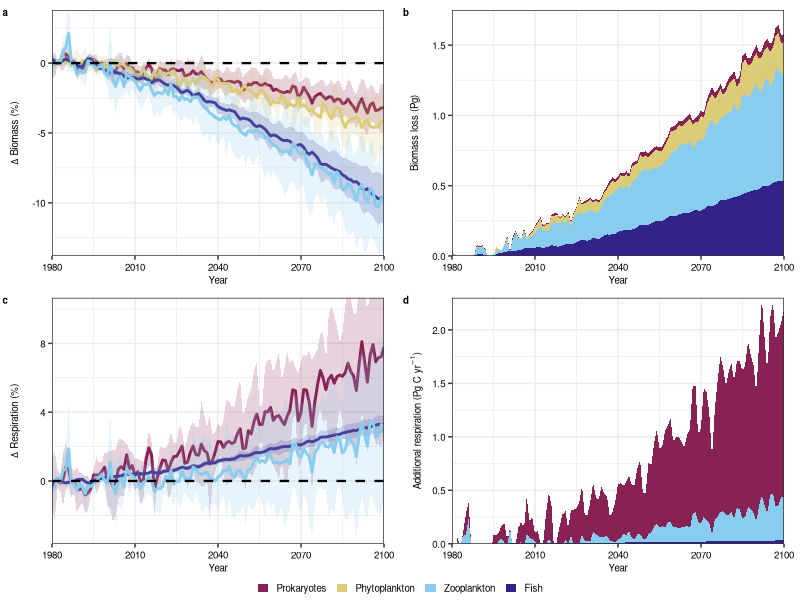

Source code (R): (Note: this script raises an error after producing the figure.)
### Climate change projections (biomass and respiration)

library(dplyr)
library(ggplot2)
library(raster)
library(dplyr)
library(tidyr)
library(reshape2)
library(ggpubr)
library(ggthemes)
library(data.table)

year_data <- read.csv("./data/year_data_processed_epipelagic.csv")

### BIOMASS
tot_bac_biomass1 <- 1.7 # Pg wet biomass, from this study
tot_phy_biomass1 <- 5.4 # Pg wet biomass, from Hatton et al., 2021
tot_zoo_biomass1 <- 7.8 # Pg wet biomass, from Hatton et al., 2021
tot_fish_biomass1 <- 5.5 # Pg wet biomass, from Hatton et al., 2021

#### RESPIRATION
tot_zoo_resp <- 12.4 # from Nowicki and Devries, 2021
tot_fish_resp <- 0.94 # from Bianchi et al. 2020
tot_bac_resp <- 22.6 # 18.5 Pg respiration, from data
tot_bac_growth <- 1.6 # 1.6 Pg production, from data
tot_bac_demand <- tot_bac_resp + tot_bac_growth

### CALCULATE DELTA BIOMASS FOR BACTERIA, ZOOPLANKTON AND FISH, YEAR DATA
hist_data <- year_data %>% dplyr::filter(Year %in% 1980:1999) %>% dplyr::group_by(Model) %>% 
                dplyr::summarise(hist_bac_biomass = mean(bac_biomass_gC),
                                 hist_phy_biomass = mean(phyc_vint_gC),
                                 hist_fish_biomass = mean(fish_biomass_lotze),
                                 hist_zoo_biomass = mean(zooplankton_gC),
                                 hist_bac_resp = mean(bac_resp_gC_d),
                                 hist_zoo_resp = mean(zoo_resp),
                                 hist_fish_resp = mean(fish_resp)) %>% dplyr::ungroup()

year_data2 <- left_join(year_data, hist_data, by = c("Model" = "Model")) %>% 
                    dplyr::select(Year, Experiment, Model, bac_biomass_gC, fish_biomass_lotze,
                                  zooplankton_gC, phyc_vint_gC, hist_bac_biomass,  hist_fish_biomass, hist_zoo_biomass, hist_phy_biomass,
                                  hist_fish_resp, hist_zoo_resp, hist_bac_resp, bac_resp_gC_d, zoo_resp, fish_resp) %>%
                    dplyr::mutate(bac_biomass = (bac_biomass_gC - hist_bac_biomass)/hist_bac_biomass*100,
                                  phy_biomass = (phyc_vint_gC - hist_phy_biomass)/hist_phy_biomass*100,
                                  zoo_biomass = (zooplankton_gC - hist_zoo_biomass)/hist_zoo_biomass*100,
                                  fish_biomass = (fish_biomass_lotze - hist_fish_biomass)/hist_fish_biomass*100,
                                  abs_bac_biomass = -tot_bac_biomass1*(bac_biomass/100),
                                  abs_phy_biomass = -tot_phy_biomass1*(phy_biomass/100),
                                  abs_zoo_biomass = -tot_zoo_biomass1*(zoo_biomass/100),
                                  abs_fish_biomass = -tot_fish_biomass1*(fish_biomass/100),
                                  bac_resp = (bac_resp_gC_d - hist_bac_resp)/hist_bac_resp*100,
                                  zoo_resp = (zoo_resp - hist_zoo_resp)/hist_zoo_resp*100,
                                  fish_resp = (fish_resp - hist_fish_resp)/hist_fish_resp*100,
                                  abs_bac_resp = tot_bac_resp*(bac_resp/100),
                                  abs_fish_resp = tot_fish_resp*(fish_resp/100),
                                  abs_zoo_resp = tot_zoo_resp*(zoo_resp/100))

year_data_gg <- year_data2 %>% dplyr::group_by(Year, Experiment) %>% 
                          summarise(mean_bac_biomass = mean(bac_biomass),
                                    mean_fish_biomass = mean(fish_biomass),
                                    mean_zoo_biomass = mean(zoo_biomass),
                                    mean_phy_biomass = mean(phy_biomass),
                                    mean_abs_bac_biomass = mean(abs_bac_biomass),
                                    mean_abs_phy_biomass = mean(abs_phy_biomass),
                                    mean_abs_zoo_biomass = mean(abs_zoo_biomass),
                                    mean_abs_fish_biomass = mean(abs_fish_biomass),
                                    sd_zoo_biomass = sd(zoo_biomass),
                                    sd_phy_biomass = sd(phy_biomass),
                                    sd_bac_biomass = sd(bac_biomass),
                                    sd_fish_biomass = sd(fish_biomass),
                                    bac_biomass_l = mean_bac_biomass - sd_bac_biomass,
                                    bac_biomass_u = mean_bac_biomass + sd_bac_biomass,
                                    phy_biomass_l = mean_phy_biomass - sd_phy_biomass,
                                    phy_biomass_u = mean_phy_biomass + sd_phy_biomass,
                                    fish_biomass_l = mean_fish_biomass - sd_fish_biomass,
                                    fish_biomass_u = mean_fish_biomass + sd_fish_biomass,
                                    zoo_biomass_l = mean_zoo_biomass - sd_zoo_biomass,
                                    zoo_biomass_u = mean_zoo_biomass + sd_zoo_biomass,
                                    mean_bac_resp = mean(bac_resp),
                                    mean_zoo_resp = mean(zoo_resp),
                                    mean_fish_resp = mean(fish_resp),
                                    sd_bac_resp = sd(bac_resp),
                                    sd_zoo_resp = sd(zoo_resp),
                                    sd_fish_resp = sd(fish_resp),
                                    bac_resp_u = mean_bac_resp + sd_bac_resp,
                                    bac_resp_l = mean_bac_resp - sd_bac_resp,
                                    zoo_resp_u = mean_zoo_resp + sd_zoo_resp,
                                    zoo_resp_l = mean_zoo_resp - sd_zoo_resp,
                                    fish_resp_u = mean_fish_resp + sd_fish_resp,
                                    fish_resp_l = mean_fish_resp - sd_fish_resp,
                                    mean_abs_bac_resp = mean(abs_bac_resp),
                                    mean_abs_fish_resp = mean(abs_fish_resp),
                                    mean_abs_zoo_resp = mean(abs_zoo_resp),
                                    .groups = "drop") %>%
                            dplyr::filter(Experiment %in% c("historical", "ssp370")) 


theme_save <- theme(axis.title = element_text(size = 7, face = "plain"),
                    plot.title = element_blank(),
                    axis.text = element_text(size = 7, colour = "black"),
                    plot.margin = unit(c(0.5,0.8,0.1,0.5), "lines"),
                    legend.title = element_blank(),
                    legend.key.width = unit(0.3, "cm"),
                    legend.key.height = unit(0.15, "cm"),
                    legend.text = element_text(size = 7, face = "plain"))

plot_list <- list()

#colors <- c("Prokaryotes" = "#4274FF", "Phytoplankton" = "#ff9900", "Zooplankton" = "#42B12F", "Fish" = "#EB370D")
#colors2 <- c("#4274FF","#ff9900","#42B12F","#EB370D")

colors <- c("Prokaryotes" = "#882255", "Phytoplankton" = "#DDCC77", "Zooplankton" = "#88CCEE", "Fish" = "#332288")
colors2 <- c("#882255","#DDCC77","#88CCEE","#332288")

plot_list[[1]] <- ggplot(year_data_gg) +
  geom_ribbon(aes(x = Year, ymin=bac_biomass_l,ymax=bac_biomass_u, fill = "Prokaryotes"), alpha=0.2) +
  geom_line(aes(x = Year, y = mean_bac_biomass, color = "Prokaryotes"), linewidth = 1) +
  geom_ribbon(aes(x = Year, ymin=phy_biomass_l,ymax=phy_biomass_u, fill = "Phytoplankton"), alpha=0.2) +
  geom_line(aes(x = Year, y = mean_phy_biomass, color = "Phytoplankton"), linewidth = 1) +
    geom_ribbon(aes(x = Year, ymin=fish_biomass_l,ymax=fish_biomass_u, fill = "Fish"), alpha=0.2) +
    geom_line(aes(x = Year, y = mean_fish_biomass, color = "Fish"), linewidth = 1) +
  geom_ribbon(aes(x = Year, ymin=zoo_biomass_l,ymax=zoo_biomass_u, fill = "Zooplankton"), alpha=0.2) +
  geom_line(aes(x = Year, y = mean_zoo_biomass, color = "Zooplankton"), linewidth = 1) +
  geom_hline(yintercept = 0, color = "black", linetype = "dashed", linewidth =0.8)+ theme_bw() + theme_save +
  scale_x_continuous(expand = c(0,0)) + scale_y_continuous() + xlab("") + ylab("")+
  coord_cartesian(ylim =c(-13,3), xlim = c(1980,2100))+
  labs(title = "", x = "Year", y = expression(paste(Delta,  " Biomass (%)")), color = "")+  
  scale_color_manual(values = colors,breaks = c("Prokaryotes","Phytoplankton", "Zooplankton", "Fish"),aesthetics = c("colour", "fill")) +
  guides(fill = guide_legend(override.aes = list(size = 1, alpha = 1)), color = "none")


stacked_gg <- year_data_gg %>% dplyr::rename("stack1" = "mean_abs_bac_biomass", "stack2" = "mean_abs_phy_biomass", "stack3" = "mean_abs_zoo_biomass", "stack4" = "mean_abs_fish_biomass")%>% dplyr::select(Year, stack1, stack2, stack3, stack4) %>%
                  gather(variable, value, -Year)


plot_list[[2]] <- ggplot(stacked_gg) + geom_area(aes(x=Year, y = value, fill = variable)) + theme_bw() + theme_save +
  scale_x_continuous(expand = c(0,0)) + scale_y_continuous(expand = c(0,0)) + xlab("") + ylab("")+
  coord_cartesian(ylim =c(0,1.75), xlim = c(1980,2100))+
  labs(title = "", x = "Year", y = "Biomass loss (Pg)", color = "")+  
  scale_color_manual(values = colors2, labels = c("Prokaryotes", "Phytoplankton", "Zooplankton","Fish"),aesthetics = c("colour", "fill")) +
  guides(fill = guide_legend(override.aes = list(size = 1, alpha = 1)), color = "none")+
  guides(fill = guide_legend(override.aes = list(alpha = 1)), color = "none")



#### RESPIRATION

plot_list[[3]] <- ggplot(year_data_gg) +
  geom_ribbon(aes(x = Year, ymin=bac_resp_l,ymax=bac_resp_u, fill = "Prokaryotes"), alpha=0.2) +
  geom_line(aes(x = Year, y = mean_bac_resp, color = "Prokaryotes"), linewidth = 1) +
  geom_ribbon(aes(x = Year, ymin=fish_resp_l,ymax=fish_resp_u, fill = "Fish"), alpha=0.2) +
  geom_line(aes(x = Year, y = mean_fish_resp, color = "Fish"), linewidth = 1) +
  geom_ribbon(aes(x = Year, ymin=zoo_resp_l,ymax=zoo_resp_u, fill = "Zooplankton"), alpha=0.2) +
  geom_line(aes(x = Year, y = mean_zoo_resp, color = "Zooplankton"), linewidth = 1) +
  geom_hline(yintercept = 0, color = "black", linetype = "dashed", linewidth =0.8)+ theme_bw() + theme_save +
  scale_x_continuous(expand = c(0,0)) + scale_y_continuous() + xlab("") + ylab("")+
  coord_cartesian(ylim =c(-3,10), xlim = c(1980,2100))+
  labs(title = "", x = "Year", y = expression(paste(Delta,  " Respiration (%)")), color = "")+  
  scale_color_manual(values = colors,breaks = c("Prokaryotes", "Zooplankton", "Fish"),aesthetics = c("colour", "fill")) +
  guides(fill = guide_legend(override.aes = list(size = 1, alpha = 1)), color = "none")


stacked_gg <- year_data_gg %>% dplyr::rename("stack1" = "mean_abs_bac_resp", "stack2" = "mean_abs_zoo_resp", "stack3" = "mean_abs_fish_resp") %>% dplyr::select(Year, stack1, stack2, stack3) %>%
  gather(variable, value, -Year) 

plot_list[[4]] <- ggplot(stacked_gg) + geom_area(aes(x=Year, y = value, fill = variable)) + theme_bw() + theme_save +
  scale_x_continuous(expand = c(0,0)) + scale_y_continuous(expand = c(0,0)) + xlab("") + ylab("")+
  coord_cartesian(ylim =c(0,2.3), xlim = c(1980,2100))+
  labs(title = "", x = "Year", y = expression(paste("Additional respiration (Pg C yr"^{-1}, ")", sep = "")), color = "")+  
  scale_color_manual(values = colors2[c(1,3,4)], labels = c("Prokaryotes", "Zooplankton", "Fish"),aesthetics = c("colour", "fill")) +
  guides(fill = guide_legend(override.aes = list(size = 1, alpha = 1)), color = "none")+
  guides(fill = guide_legend(override.aes = list(alpha = 1)), color = "none")

figure <- ggpubr::ggarrange(plotlist = plot_list, labels = c("a", "b", "c", "d"), font.label = list(size = 7), hjust = -.5, vjust =2, align = 'hv', common.legend = TRUE,legend = "bottom", nrow = 2, ncol = 2)
ggsave(plot = figure, filename = "figures/Figure4.pdf", width = 180, height = 150, units = "mm")


### Save Figure 4 source data
write.csv(year_data_gg, "./source_data/Figure4.csv", row.names = FALSE)
